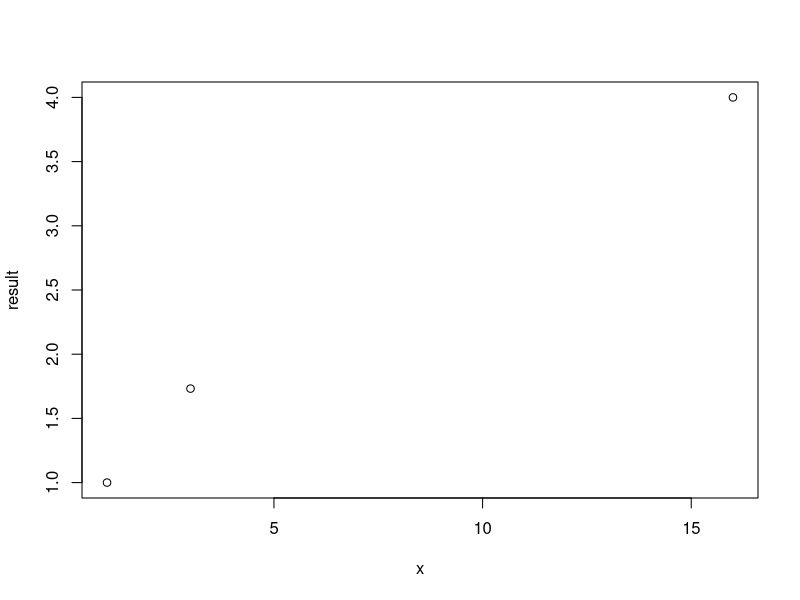
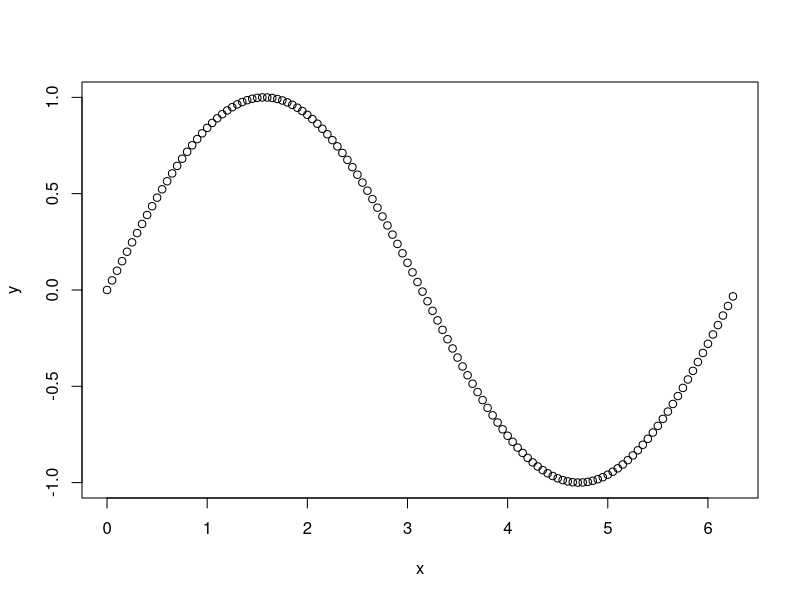
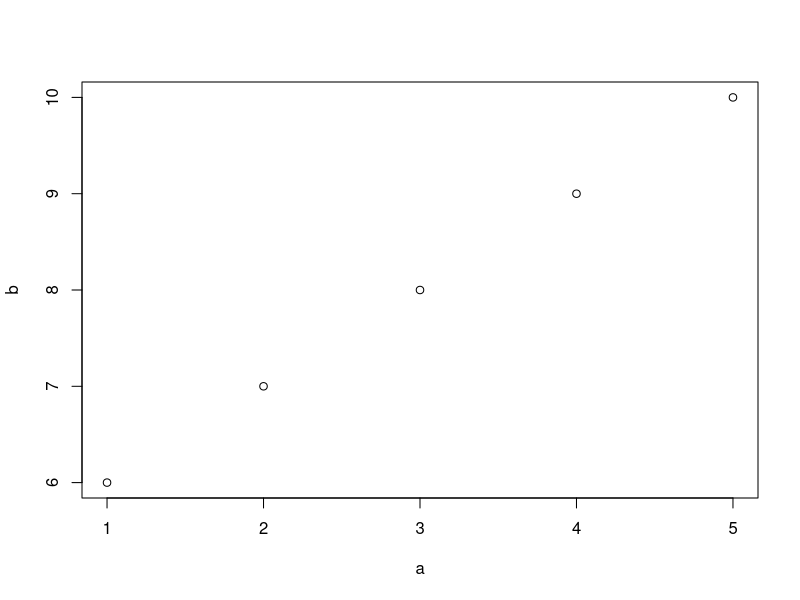

Write R code to recreate these figures, in order.
# Ctl+Enter
a <- 1
x = 3
a + x


x = 5
(x = 5)
sin(x)
exp(x)

x^2
sqrt(x)

x = c(1, 3, 16)
result = sqrt(x)
plot(x = x, y = result)

pnames = c("Robin",
           "Fiona",
           "Chris")
class(pnames)


x = seq(from = 0, to = 2 * pi,
        by = 0.05)
y = sin(x)
plot(x, y)

# seq function by = width 
# of intervals


# 5 minute break!
a = 1:5
b = 6:10
plot(a, b)

# Navigate to:
# github.com/ITSLeeds/R4TS



